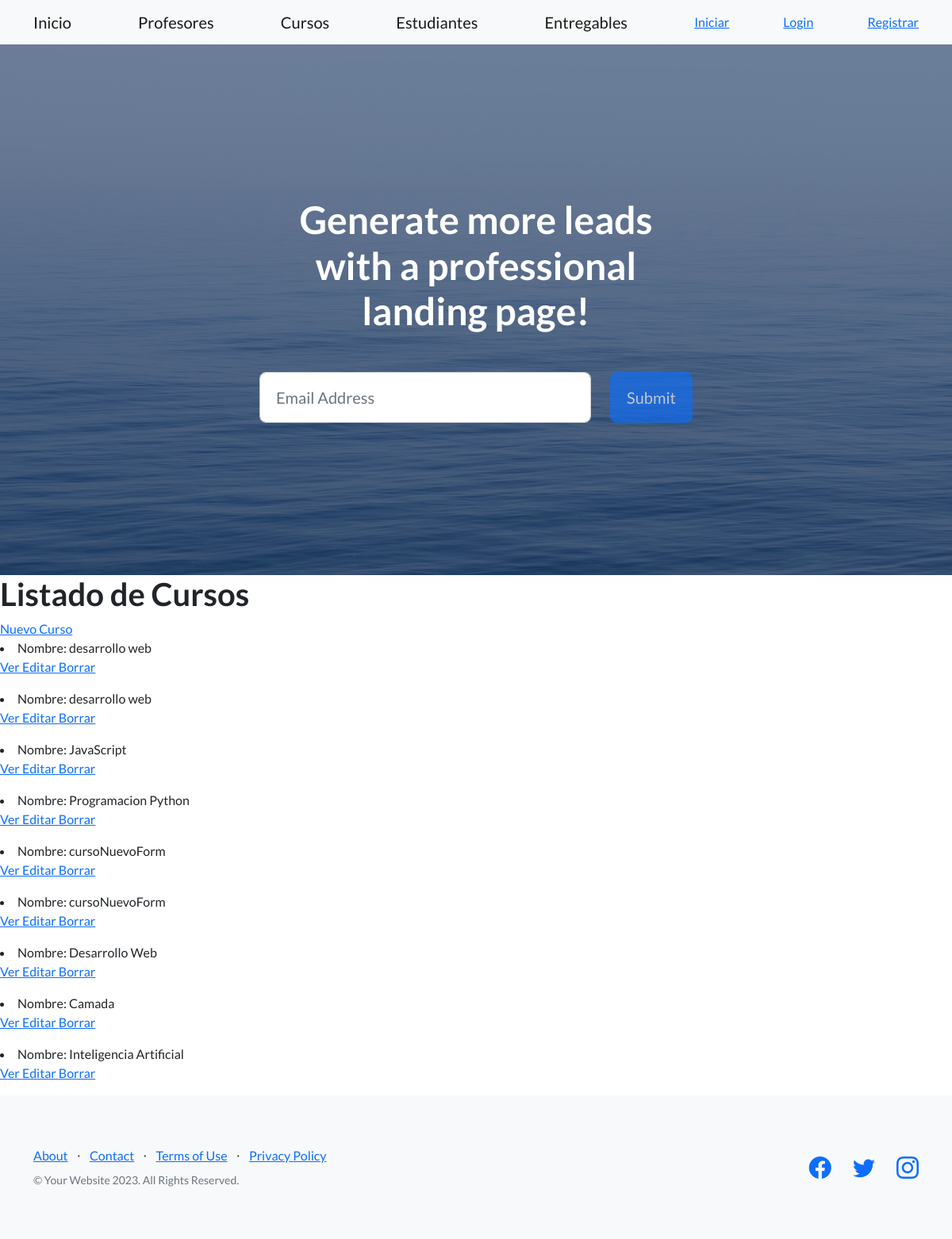
The app's page /AppCoder/cursos/lista with its own data.
### AppCoder/models.py (models this page shows, shortened)
class Curso(models.Model):
    nombre = models.CharField(max_length=40)
    camada = models.IntegerField()

### AppCoder/views.py (the view)
# urls.py: path('cursos/lista', views.CursoListView.as_view(), name='ListaCursos'),
class CursoListView(ListView):
      model = Curso
      context_object_name= "cursos"
      template_name = "AppCoder/curso_lista.html"

### AppCoder/Templates/AppCoder/curso_lista.html
{% extends "AppCoder/padre.html" %}
{% load static %}
{% block contenidoQueCambia %}
<h1> Listado de Cursos </h1>
<a href={% url 'NuevoCurso' %}> Nuevo Curso </a>
{% for curso in cursos %}
    <li> Nombre: {{curso.nombre}}
        <p>
            <a href="{% url 'DetalleCurso' curso.pk %}"> Ver </a>
            <a href="{% url 'EditarCurso' curso.pk %}"> Editar </a>
            <a href="{% url 'BorrarCurso' curso.pk %}"> Borrar </a>
        </p>
    </li>
{% endfor %}
{% endblock contenidoQueCambia %}

### records on screen
Curso: nombre "desarrollo web"
Curso: nombre "desarrollo web"
Curso: nombre "JavaScript"
Curso: nombre "Programacion Python"
Curso: nombre "cursoNuevoForm"
Curso: nombre "cursoNuevoForm"
Curso: nombre "Desarrollo Web"
Curso: nombre "Camada"
Curso: nombre "Inteligencia Artificial"
